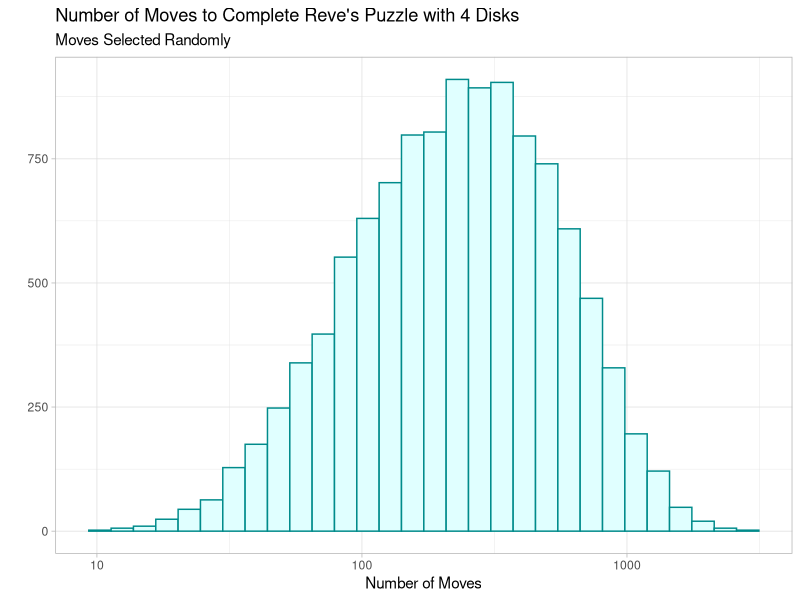
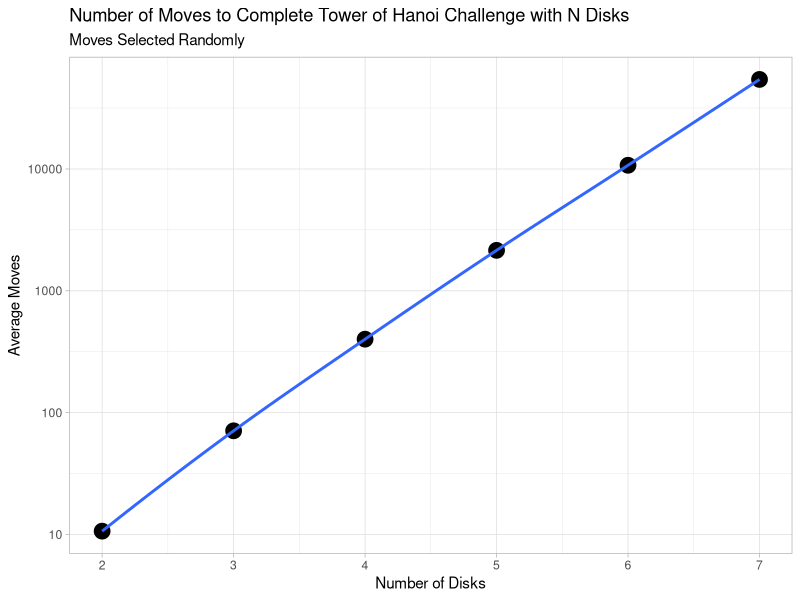

These figures' R source, in order:
library("tidyverse")
theme_set(theme_light())

random_moves <- function(number_of_moves, number_of_disks=3, number_of_rods=3) {
  
  # initialize variables to count total moves and total completed switches
  total_moves <- 0
  total_completed <- 0
  moves_array <- rep(0, floor(number_of_moves/(2^number_of_disks - 1)))
  
  # need a way to determine if the stack has moved to a different tower
  current_base <- 1
  
  # two arrays of random samples will help determine moves
  a <- sample(1:number_of_rods, number_of_moves, replace=TRUE)
  b <- sample(1:number_of_rods, number_of_moves, replace=TRUE)
  
  # keep track of current disks on all stacks
  stacks <- vector(mode = "list", length = number_of_rods)
  disks <- seq(1, number_of_disks)
  stacks[[1]] <- disks
  
  
  for (i in 1:number_of_moves) {
    
    # if a and b have the same stack sampled, continue
    if (a[i] == b[i]) {
      next
    }
    
    lengthA <- length(stacks[[a[i]]])
    lengthB <- length(stacks[[b[i]]])
    
    # if neither sampled stack has a disk, no move is possible
    if (lengthA == 0 & lengthB == 0) {
      next
    } else if (lengthA == 0) {
      
      # the top disk on B moves to A
      # if B only had one disk, it's now empty
      # otherwise, it now has the remaining disks
      topElementB <- stacks[[b[i]]][1]
      stacks[[a[i]]] <- topElementB
      if (lengthB == 1) {
        stacks[b[i]] <- list(NULL)
      } else {
        stacks[[b[i]]] <- stacks[[b[i]]][2:lengthB]
      }
    } else if (lengthB == 0) {
      
      # the top disk on A moves to B
      # if A only had one disk, it's now empty
      # otherwise, it now has the remaining disks
      topElementA <- stacks[[a[i]]][1]
      stacks[[b[i]]] <- topElementA
      if (lengthA == 1) {
        stacks[a[i]] <- list(NULL)
      } else {
        stacks[[a[i]]] <- stacks[[a[i]]][2:lengthA]
      }
    } else {
      
      # both stacks have disks
      # figure out which top disk is smaller and move it
      topElementA <- stacks[[a[i]]][1]
      topElementB <- stacks[[b[i]]][1]
      
      if (topElementA > topElementB) {
        
        # in this case the top disk from B moves to A
        stacks[[a[i]]] <- append(stacks[[a[i]]], stacks[[b[i]]][1], 0)
        if (lengthB == 1) {
          stacks[b[i]] <- list(NULL)
          
          # check if this was a completed switch
          # if so, increase the count and change the current base
          if (lengthA == (number_of_disks - 1) & a[i] != current_base) {
            total_completed <- total_completed + 1
            moves_array[total_completed] <- total_moves + 1
            total_moves <- 0
            current_base <- a[i]
            next
          }
        } else {
          stacks[[b[i]]] <- stacks[[b[i]]][2:lengthB]
        }
      } else if (topElementB > topElementA) {
        
        # in this case the top disk from A moves to B
        stacks[[b[i]]] <- append(stacks[[b[i]]], stacks[[a[i]]][1], 0)
        if (lengthA == 1) {
          stacks[a[i]] <- list(NULL)
          
          # check if this was a completed switch
          # if so, increase the count and change the current base
          if (lengthB == (number_of_disks - 1) & b[i] != current_base) {
            total_completed <- total_completed + 1
            moves_array[total_completed] <- total_moves + 1
            total_moves <- 0
            current_base <- b[i]
            next
          }
        } else {
          stacks[[a[i]]] <- stacks[[a[i]]][2:lengthA]
        }
      } else {
        
        # shouldn't get here, but just in case...
        next
      }
    }
    total_moves <- total_moves + 1
  }
  
  return(moves_array[1:total_completed])
}

moves_to_complete <- random_moves(5000000, 4, 4)
# Gives about 70.6 for 3 disks and 3 towers
# About 405.9 for 4 disks and 3 towers
# About 2148.5 for 5 disks and 3 towers

moves_to_complete %>%
  as.data.frame() %>%
  ggplot(aes(moves_to_complete)) +
  geom_histogram(color="darkcyan", fill = "lightcyan") +
  scale_x_continuous(trans='log10') +
  labs(
    title = "Number of Moves to Complete Reve's Puzzle with 4 Disks",
    subtitle = "Moves Selected Randomly",
    x = "Number of Moves",
    y = ""
  )

loop_results <- rep(0, 6)
for (i in 2:7) {
  loop_results[i-1] <- mean(random_moves(5000000, i, 3))
}

# for 11 and 12 disks, the task isn't completed a single time with 5000000 moves
data.frame(number_disks=2:7, loop_results) %>%
  ggplot(aes(number_disks, loop_results)) +
  scale_y_continuous(trans='log10') +
  geom_point(size = 5) +
  geom_smooth(se = FALSE) +
  labs(
    title = "Number of Moves to Complete Tower of Hanoi Challenge with N Disks",
    subtitle = "Moves Selected Randomly",
    x = "Number of Disks",
    y = "Average Moves"
  )

# data.frame(number_disks=2:7, loop_results) %>%
#   mutate(log_results = log10(loop_results)) %>%
#   lm(log_results ~ number_disks, data = .)
